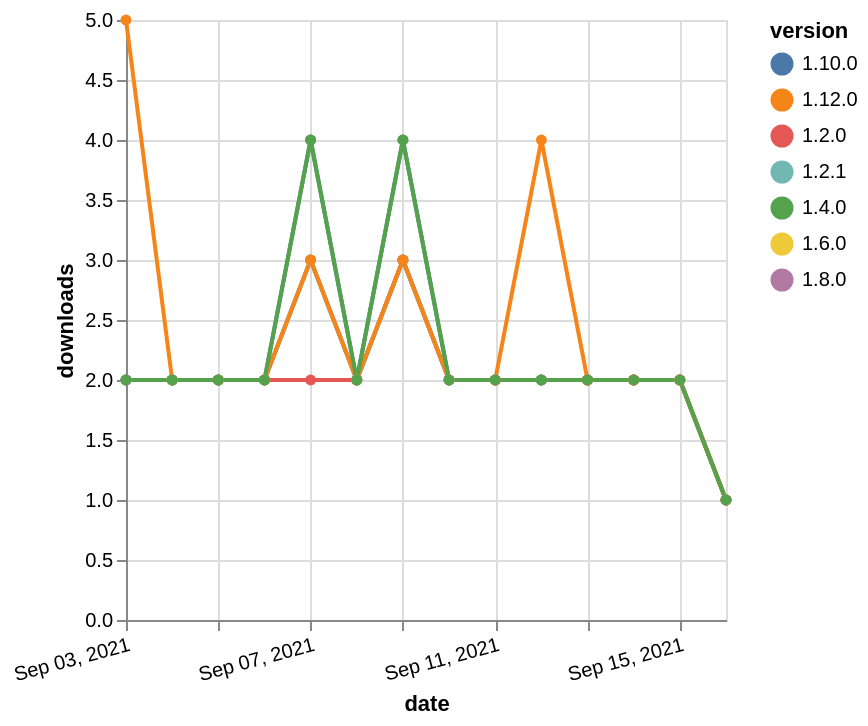

This figure's Vega-Lite source:
### Vega-Lite specification from a JSON file in a GitHub repository (floating-point values rounded to 4 significant figures)
{"$schema": "https://vega.github.io/schema/vega-lite/v5.json", "description": "A simple bar chart with embedded data.", "data": {"values": [{"date": "2021-09-03", "total": 1490, "delta": 2, "version": "1.6.0"}, {"date": "2021-09-04", "total": 1492, "delta": 2, "version": "1.6.0"}, {"date": "2021-09-05", "total": 1494, "delta": 2, "version": "1.6.0"}, {"date": "2021-09-06", "total": 1496, "delta": 2, "version": "1.6.0"}, {"date": "2021-09-07", "total": 1499, "delta": 3, "version": "1.6.0"}, {"date": "2021-09-08", "total": 1501, "delta": 2, "version": "1.6.0"}, {"date": "2021-09-09", "total": 1504, "delta": 3, "version": "1.6.0"}, {"date": "2021-09-10", "total": 1506, "delta": 2, "version": "1.6.0"}, {"date": "2021-09-11", "total": 1508, "delta": 2, "version": "1.6.0"}, {"date": "2021-09-12", "total": 1510, "delta": 2, "version": "1.6.0"}, {"date": "2021-09-13", "total": 1512, "delta": 2, "version": "1.6.0"}, {"date": "2021-09-14", "total": 1514, "delta": 2, "version": "1.6.0"}, {"date": "2021-09-15", "total": 1516, "delta": 2, "version": "1.6.0"}, {"date": "2021-09-16", "total": 1517, "delta": 1, "version": "1.6.0"}, {"date": "2021-09-03", "total": 1034, "delta": 2, "version": "1.8.0"}, {"date": "2021-09-04", "total": 1036, "delta": 2, "version": "1.8.0"}, {"date": "2021-09-05", "total": 1038, "delta": 2, "version": "1.8.0"}, {"date": "2021-09-06", "total": 1040, "delta": 2, "version": "1.8.0"}, {"date": "2021-09-07", "total": 1043, "delta": 3, "version": "1.8.0"}, {"date": "2021-09-08", "total": 1045, "delta": 2, "version": "1.8.0"}, {"date": "2021-09-09", "total": 1048, "delta": 3, "version": "1.8.0"}, {"date": "2021-09-10", "total": 1050, "delta": 2, "version": "1.8.0"}, {"date": "2021-09-11", "total": 1052, "delta": 2, "version": "1.8.0"}, {"date": "2021-09-12", "total": 1054, "delta": 2, "version": "1.8.0"}, {"date": "2021-09-13", "total": 1056, "delta": 2, "version": "1.8.0"}, {"date": "2021-09-14", "total": 1058, "delta": 2, "version": "1.8.0"}, {"date": "2021-09-15", "total": 1060, "delta": 2, "version": "1.8.0"}, {"date": "2021-09-16", "total": 1061, "delta": 1, "version": "1.8.0"}, {"date": "2021-09-03", "total": 739, "delta": 2, "version": "1.10.0"}, {"date": "2021-09-04", "total": 741, "delta": 2, "version": "1.10.0"}, {"date": "2021-09-05", "total": 743, "delta": 2, "version": "1.10.0"}, {"date": "2021-09-06", "total": 745, "delta": 2, "version": "1.10.0"}, {"date": "2021-09-07", "total": 749, "delta": 4, "version": "1.10.0"}, {"date": "2021-09-08", "total": 751, "delta": 2, "version": "1.10.0"}, {"date": "2021-09-09", "total": 755, "delta": 4, "version": "1.10.0"}, {"date": "2021-09-10", "total": 757, "delta": 2, "version": "1.10.0"}, {"date": "2021-09-11", "total": 759, "delta": 2, "version": "1.10.0"}, {"date": "2021-09-12", "total": 761, "delta": 2, "version": "1.10.0"}, {"date": "2021-09-13", "total": 763, "delta": 2, "version": "1.10.0"}, {"date": "2021-09-14", "total": 765, "delta": 2, "version": "1.10.0"}, {"date": "2021-09-15", "total": 767, "delta": 2, "version": "1.10.0"}, {"date": "2021-09-16", "total": 768, "delta": 1, "version": "1.10.0"}, {"date": "2021-09-03", "total": 1908, "delta": 2, "version": "1.2.0"}, {"date": "2021-09-04", "total": 1910, "delta": 2, "version": "1.2.0"}, {"date": "2021-09-05", "total": 1912, "delta": 2, "version": "1.2.0"}, {"date": "2021-09-06", "total": 1914, "delta": 2, "version": "1.2.0"}, {"date": "2021-09-07", "total": 1916, "delta": 2, "version": "1.2.0"}, {"date": "2021-09-08", "total": 1918, "delta": 2, "version": "1.2.0"}, {"date": "2021-09-09", "total": 1921, "delta": 3, "version": "1.2.0"}, {"date": "2021-09-10", "total": 1923, "delta": 2, "version": "1.2.0"}, {"date": "2021-09-11", "total": 1925, "delta": 2, "version": "1.2.0"}, {"date": "2021-09-12", "total": 1927, "delta": 2, "version": "1.2.0"}, {"date": "2021-09-13", "total": 1929, "delta": 2, "version": "1.2.0"}, {"date": "2021-09-14", "total": 1931, "delta": 2, "version": "1.2.0"}, {"date": "2021-09-15", "total": 1933, "delta": 2, "version": "1.2.0"}, {"date": "2021-09-16", "total": 1934, "delta": 1, "version": "1.2.0"}, {"date": "2021-09-03", "total": 2064, "delta": 2, "version": "1.2.1"}, {"date": "2021-09-04", "total": 2066, "delta": 2, "version": "1.2.1"}, {"date": "2021-09-05", "total": 2068, "delta": 2, "version": "1.2.1"}, {"date": "2021-09-06", "total": 2070, "delta": 2, "version": "1.2.1"}, {"date": "2021-09-07", "total": 2073, "delta": 3, "version": "1.2.1"}, {"date": "2021-09-08", "total": 2075, "delta": 2, "version": "1.2.1"}, {"date": "2021-09-09", "total": 2078, "delta": 3, "version": "1.2.1"}, {"date": "2021-09-10", "total": 2080, "delta": 2, "version": "1.2.1"}, {"date": "2021-09-11", "total": 2082, "delta": 2, "version": "1.2.1"}, {"date": "2021-09-12", "total": 2084, "delta": 2, "version": "1.2.1"}, {"date": "2021-09-13", "total": 2086, "delta": 2, "version": "1.2.1"}, {"date": "2021-09-14", "total": 2088, "delta": 2, "version": "1.2.1"}, {"date": "2021-09-15", "total": 2090, "delta": 2, "version": "1.2.1"}, {"date": "2021-09-16", "total": 2091, "delta": 1, "version": "1.2.1"}, {"date": "2021-09-03", "total": 242, "delta": 5, "version": "1.12.0"}, {"date": "2021-09-04", "total": 244, "delta": 2, "version": "1.12.0"}, {"date": "2021-09-05", "total": 246, "delta": 2, "version": "1.12.0"}, {"date": "2021-09-06", "total": 248, "delta": 2, "version": "1.12.0"}, {"date": "2021-09-07", "total": 251, "delta": 3, "version": "1.12.0"}, {"date": "2021-09-08", "total": 253, "delta": 2, "version": "1.12.0"}, {"date": "2021-09-09", "total": 256, "delta": 3, "version": "1.12.0"}, {"date": "2021-09-10", "total": 258, "delta": 2, "version": "1.12.0"}, {"date": "2021-09-11", "total": 260, "delta": 2, "version": "1.12.0"}, {"date": "2021-09-12", "total": 264, "delta": 4, "version": "1.12.0"}, {"date": "2021-09-13", "total": 266, "delta": 2, "version": "1.12.0"}, {"date": "2021-09-14", "total": 268, "delta": 2, "version": "1.12.0"}, {"date": "2021-09-15", "total": 270, "delta": 2, "version": "1.12.0"}, {"date": "2021-09-16", "total": 271, "delta": 1, "version": "1.12.0"}, {"date": "2021-09-03", "total": 1997, "delta": 2, "version": "1.4.0"}, {"date": "2021-09-04", "total": 1999, "delta": 2, "version": "1.4.0"}, {"date": "2021-09-05", "total": 2001, "delta": 2, "version": "1.4.0"}, {"date": "2021-09-06", "total": 2003, "delta": 2, "version": "1.4.0"}, {"date": "2021-09-07", "total": 2007, "delta": 4, "version": "1.4.0"}, {"date": "2021-09-08", "total": 2009, "delta": 2, "version": "1.4.0"}, {"date": "2021-09-09", "total": 2013, "delta": 4, "version": "1.4.0"}, {"date": "2021-09-10", "total": 2015, "delta": 2, "version": "1.4.0"}, {"date": "2021-09-11", "total": 2017, "delta": 2, "version": "1.4.0"}, {"date": "2021-09-12", "total": 2019, "delta": 2, "version": "1.4.0"}, {"date": "2021-09-13", "total": 2021, "delta": 2, "version": "1.4.0"}, {"date": "2021-09-14", "total": 2023, "delta": 2, "version": "1.4.0"}, {"date": "2021-09-15", "total": 2025, "delta": 2, "version": "1.4.0"}, {"date": "2021-09-16", "total": 2026, "delta": 1, "version": "1.4.0"}]}, "width": "container", "mark": {"type": "line", "point": {"filled": true}}, "encoding": {"x": {"field": "date", "type": "temporal", "timeUnit": "yearmonthdate", "title": "date", "axis": {"labelAngle": -15}}, "y": {"field": "delta", "type": "quantitative", "title": "downloads"}, "color": {"field": "version", "type": "nominal"}, "tooltip": {"field": "delta"}}}
